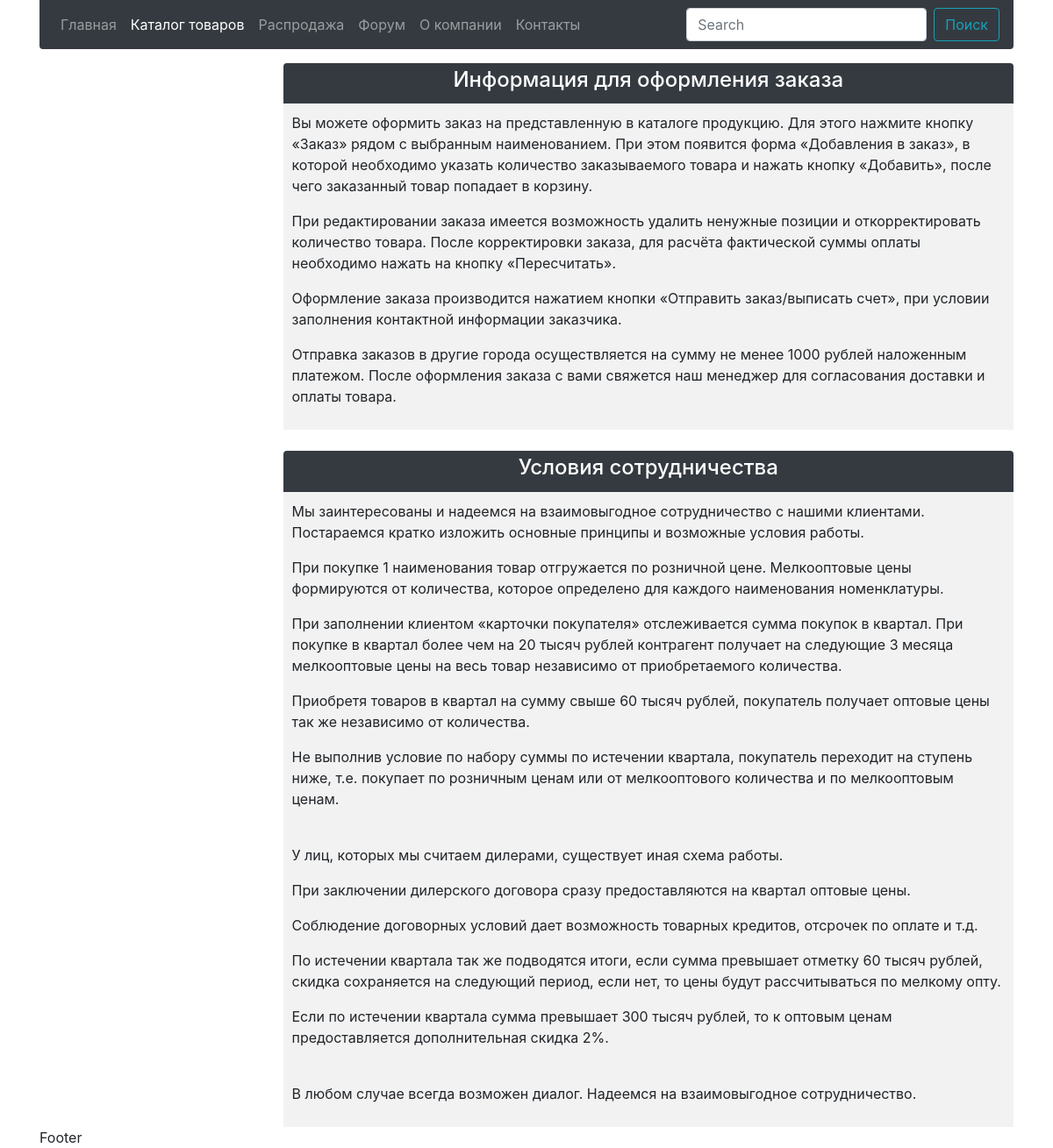
Page /catalog/ on the earlier database version.
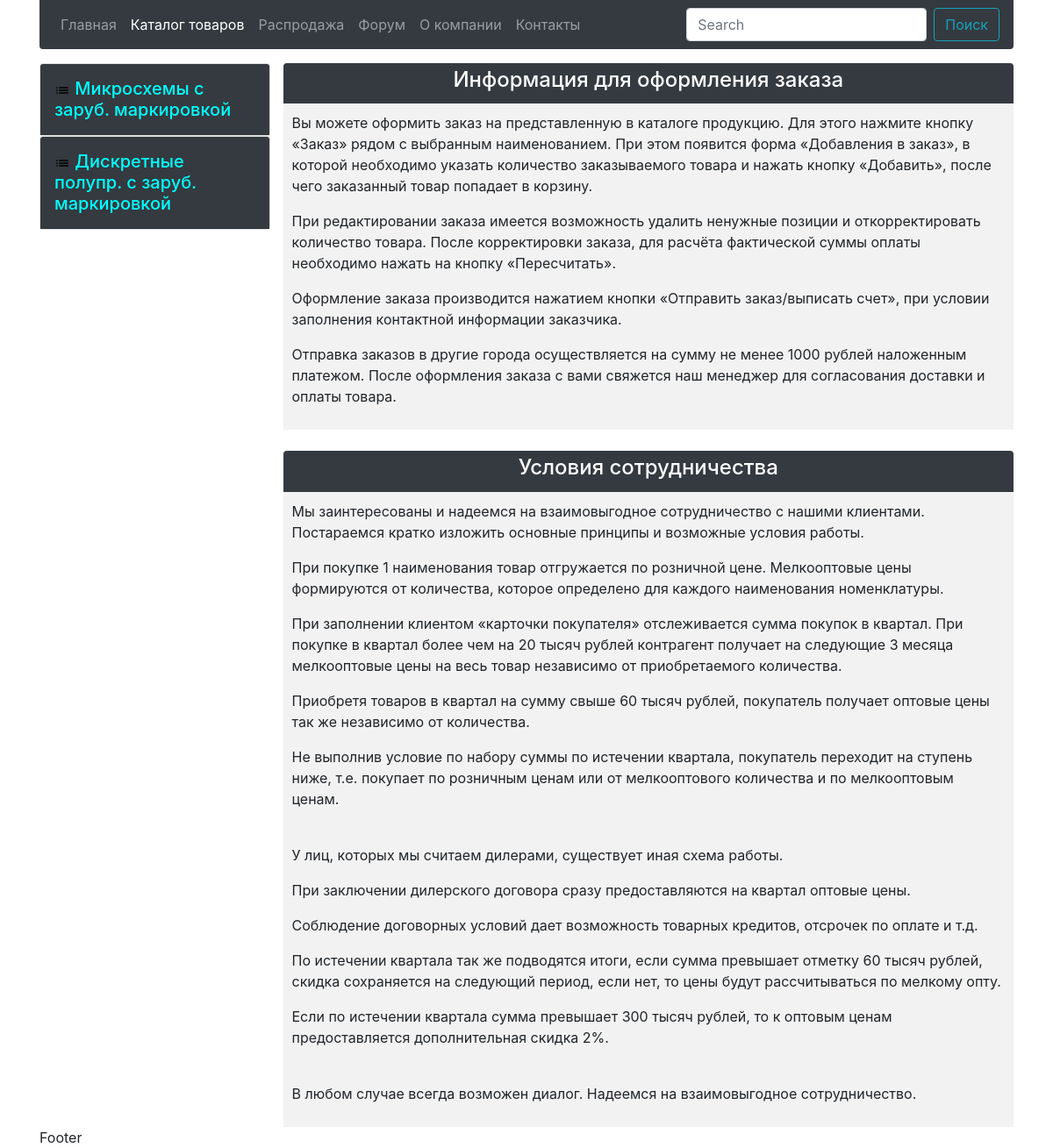
Same page on the later database version.
### catalog/models.py (models this page shows, shortened)
class Category(models.Model):
    title = models.CharField('Название', max_length=150)
    parent = models.ForeignKey(
        'self', on_delete=models.SET_NULL, verbose_name='Родитель',
        blank=True, null=True
    )
    isMain = models.BooleanField('Главная категория', default=False)
    isPackage = models.BooleanField('Пакет категорий', default=False)
    class Meta:
        verbose_name = 'Категория'
        verbose_name_plural = 'Категории'

### catalog/views.py (the view)
# urls.py: path('catalog/', CategoryListView.as_view(), name='category'),
class CategoryListView(generic.ListView):
    model = Category
    template_name = 'catalog.html'

### catalog/templates/catalog.html (shortened to what this page needs)
{% extends 'base.html' %}
{% block catalog %}
	active
{% endblock %}
{% block content %}
	<div class="col menu">
		{% include 'accordion.html' %}
	</div>
	<div class="col-9 my-block">
		<div class="my-block-header">
			<h4>Информация для оформления заказа</h4>
		</div>
		<div class="my-block-body">
			<p> Вы можете оформить заказ на представленную в каталоге продукцию. Для этого нажмите кнопку «Заказ» рядом с выбранным наименованием. При этом появится форма «Добавления в заказ», в которой необходимо указать количество заказываемого товара и нажать кнопку «Добавить», после чего заказанный товар попадает в корзину.</p>
			<p>При редактировании заказа имеется возможность удалить ненужные позиции и откорректировать количество товара. После корректировки заказа, для расчёта фактической суммы оплаты необходимо нажать на кнопку «Пересчитать».</p>
			<p>Оформление заказа производится нажатием кнопки «Отправить заказ/выписать счет», при условии заполнения контактной информации заказчика.</p>
			<p>Отправка заказов в другие города осуществляется на сумму не менее 1000 рублей наложенным платежом. После оформления заказа с вами свяжется наш менеджер для согласования доставки и оплаты товара.</p>
		</div>
		<br>
		<div class="my-block-header">
			<h4>Условия сотрудничества</h4>
		</div>
		<div class="my-block-body">
			<p> Мы заинтересованы и надеемся на взаимовыгодное сотрудничество с нашими клиентами. Постараемся кратко изложить основные принципы и возможные условия работы.</p>
			<p>При покупке 1 наименования товар отгружается по розничной цене. Мелкооптовые цены формируются от количества, которое определено для каждого наименования номенклатуры.</p>
			<p>При заполнении клиентом «карточки покупателя» отслеживается сумма покупок в квартал. При покупке в квартал более чем на 20 тысяч рублей контрагент получает на следующие 3 месяца мелкооптовые цены на весь товар независимо от приобретаемого количества.</p>
			<p>Приобретя товаров в квартал на сумму свыше 60 тысяч рублей, покупатель получает оптовые цены так же независимо от количества.</p>
			<p>Не выполнив условие по набору суммы по истечении квартала, покупатель переходит на ступень ниже, т.е. покупает по розничным ценам или от мелкооптового количества и по мелкооптовым ценам.</p>
			<br>
			<p>У лиц, которых мы считаем дилерами, существует иная схема работы.</p>
			<p>При заключении дилерского договора сразу предоставляются на квартал оптовые цены.</p>
			<p>Соблюдение договорных условий дает возможность товарных кредитов, отсрочек по оплате и т.д.</p>
			<p>По истечении квартала так же подводятся итоги, если сумма превышает отметку 60 тысяч рублей, скидка сохраняется на следующий период, если нет, то цены будут рассчитываться по мелкому опту.</p>
			<p>Если по истечении квартала сумма превышает 300 тысяч рублей, то к оптовым ценам предоставляется дополнительная скидка 2%.</p>
			<br>
			<p>В любом случае всегда возможен диалог. Надеемся на взаимовыгодное сотрудничество.</p>
		</div>
	</div>
{% endblock %}

### catalog/templates/accordion.html (shortened to what this page needs)
{% load static %}
<div class="accordion" id="accordion" role="tablist" aria-multiselectable="true">
	{% if category_list %}
	{% for category in category_list %}{% if category.isMain %}
	<div class="card">
		<div class="card-header bg-dark p-0" role="tab" id="sectionHeader{{category.id}}">
			<h5 class="mb-0">
				<a class="accordion-card-header-link" data-toggle="collapse" data-parent="#accordion" href="#sectionContent{{category.id}}" aria-expanded="true" aria-controls="sectionContent{{category.id}}"><div class="p-3">
					<img src="{% static 'icons/list.svg' %}" alt="" />
					{{category.title}}
				</div></a>
			</h5>
		</div>
	</div>
	{% endif %}{% endfor %}
	{% else %}
		Not found categories
	{% endif %}
</div>

Differences in the rows shown:
now on this page (row edited): Category: isMain True (drawn), title "Микросхемы с заруб. маркировкой"
added Category: isMain True (drawn), title "Дискретные полупр. с заруб. маркировкой"
